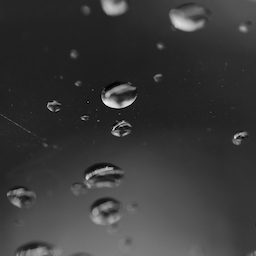
%> input picture Project2/Drops.jpeg, 256 x 256 px
$ octave Project2Code.m   (GNU Octave 9; MATLAB toolbox functions it lacks are replaced by stand-ins)
%> lines starting %> are read from the running program, lines starting %| are printed output that depends on the picture
%Housekeeping commands
clear all
close all

figure
a=imread('Drops.jpeg','jpeg'); %reading in image
%> a is the input picture: size 256x256x3 uint8; min 0, max 248, mean 57.2
a=im2gray(a); %Converting to Greyscale image
%> a: size 256x256 uint8
imagesc(a) %Duisplying image scaled
colormap('gray') %setting color map to grey
axis image off %turning off axis and image ascpect ratio
b=reshape(a,1,[]); % flatting the image to use later
L=double(max(b)); %taking the max value of image
%> L = 248
figure %starting new figure
h1=histogram(b,'NumBins',L); %making histogram for the image
% setting labels
title('Histogram of Original Image')
xlabel('r')
ylabel('p(r)')
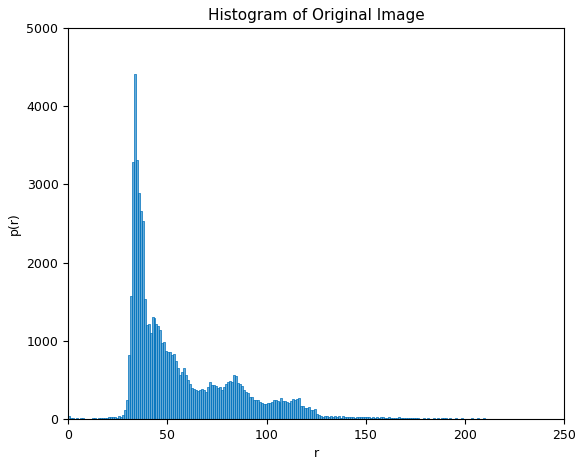
%> figure redrawn from the program's plot data; tallest bar 4416 high, from x = 33 to 34
exportgraphics(gcf,'OGHist.png','Resolution',300)% saving image
MN=length(b);%getting number of pixels
%> MN = 65536
counts=h1.Values;%getting number of pixles at each bin
%> counts = 248 values, max 4416 at index 34, min 0 at index 224, mean 264.3
T=round(cumsum(counts)/MN .*(L-1));%Creating equalizing transform
%> T = 248 values from 0 to 247
figure
plot(T) %plotting new transfrom
title('Transform for Image')
xlabel('r')
ylabel('T(r)')
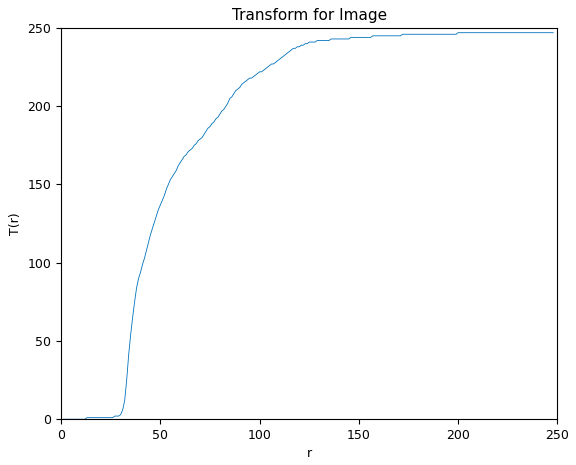
%> figure redrawn from the program's plot data; curve peaks at x = 200, y = 247
exportgraphics(gcf,'TransformT.png','Resolution',300)
c=zeros(1,length(b));
%Replaceing each pixel to its transfromed value
for i=1:length(b)
    j=int8(b(i));
    c(i)=T(j+1);
end
%> this loop made 65536 passes
%> j on passes 1 to 3: 37, 37, 38
figure
d=reshape(c,size(a)); %reshaping back to image size
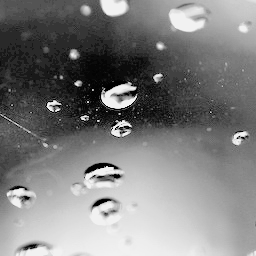
%> d: size 256x256 double; min 0, max 241, mean 126.3
imagesc(d)
axis image off
colormap('gray')
exportgraphics(gcf,'HistNorm.png','Resolution',300)

figure
h2=histogram(d,'NumBins',L); %displaing new histogram
title('Histogram of Equalized Image')
xlabel('r')
ylabel('p(r)')
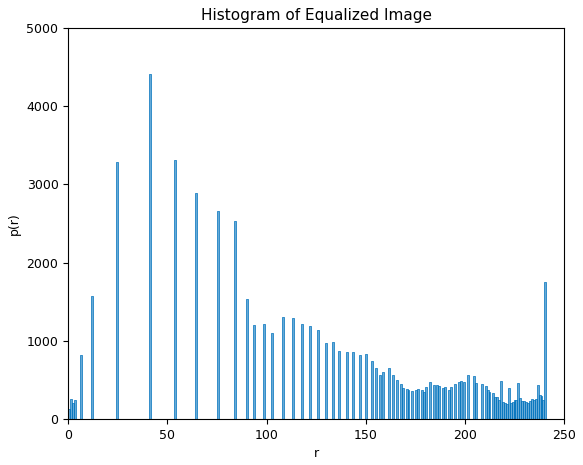
%> figure redrawn from the program's plot data; tallest bar 4416 high, from x = 40.81 to 41.79
exportgraphics(gcf,'New1Hist.png','Resolution',300)


pz=@(z) pi/(2*(L-1))*sin(z*pi/(L-1)); %histogram to match
G=zeros(1,L); %allocating memory
for i=1:length(G)
    G(i)=pz(i-1); %creating new transfrom for matching
end
%> after the loop, G = 248 values, max 0.00636 at index 124, min 0 at index 1, mean 0.00403
figure
plot(G)
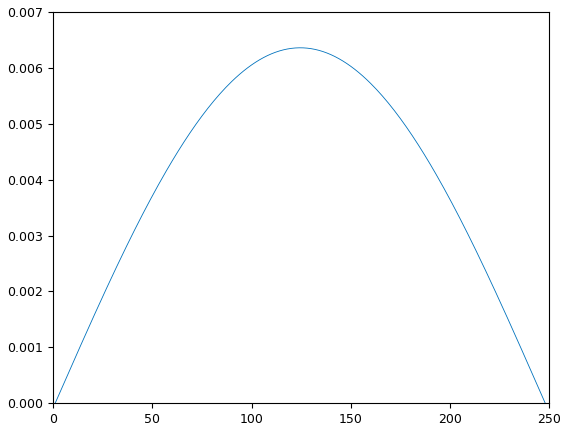
%> figure redrawn from the program's plot data; curve peaks at x = 124, y = 0.00636
sum(G)
%> ans = 1
G=round(cumsum(G).*(L-1)); %finishing new tranfrom
%> G = 248 values from 0 to 247
%transforming image to match histgram
e=zeros(1,length(c));
for k=1:length(c)
    l=int16(c(k));
    e(k)=G(l+1);
end
%> this loop made 65536 passes
%> l on passes 1 to 3: 84, 84, 90
%reashping transfromed iamge
f=reshape(e,size(a));
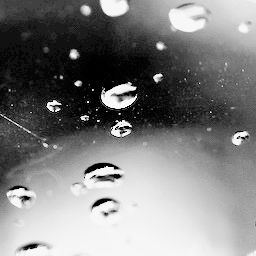
%> f: size 256x256 double; min 0, max 247, mean 126.7
figure
imagesc(f)
axis image off
colormap('gray')
exportgraphics(gcf,'HistMatchImage.png','Resolution',300)

%Making new histogram
figure
histogram(f,'NumBins',L)
title('Histogram of Matched Image')
xlabel('r')
ylabel('p(r)')
%> figure, not shown here; tallest bar 4416 high, from x = 16.93 to 17.93
exportgraphics(gcf,'MatchedHist.png','Resolution',300)

%Plot for part 3 problem 3.7
%numbers coluated for size of image
BinVals=[1/4 1/6 1/12 1/12 1/12 1/12 1/6 1/12];
PixVals=[0 16 32 127 191 228 240 255]; %pixel values
figure
bar(PixVals,BinVals)%hisgrogram of image
title('3.7 Histogram')
xlabel('r')
ylabel('p(r)')
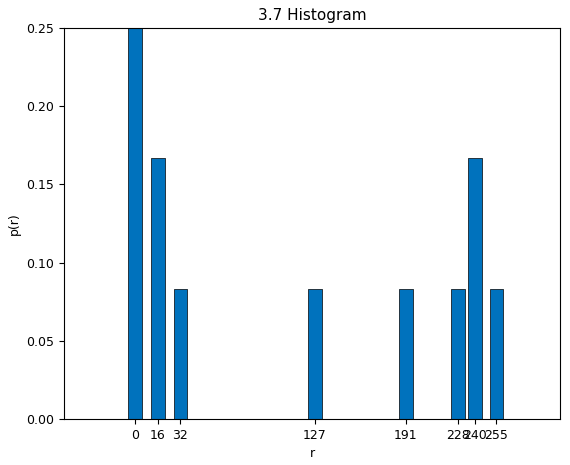
%> figure redrawn from the program's plot data; tallest bar 0.25 high, from x = -4.8 to 4.8
exportgraphics(gcf,'37Hist.png','Resolution',300)
